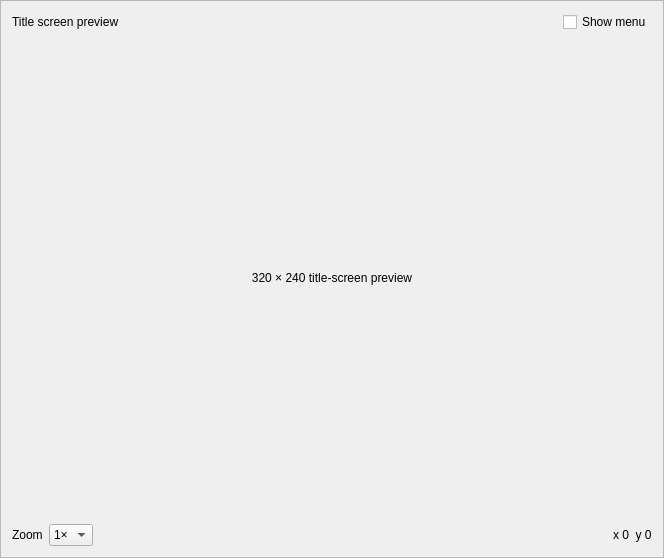
        <widget class="QFrame" name="titlePreviewPanel">
         <property name="frameShape">
          <enum>QFrame::Shape::StyledPanel</enum>
         </property>
         <layout class="QVBoxLayout" name="titlePreviewLayout" stretch="0,1,0">
          <item>
           <layout class="QHBoxLayout" name="titlePreviewHeader">
            <item>
             <widget class="QLabel" name="titlePreviewTitle">
              <property name="text">
               <string>Title screen preview</string>
              </property>
             </widget>
            </item>
            <item>
             <spacer name="titlePreviewHeaderSpacer">
              <property name="orientation">
               <enum>Qt::Orientation::Horizontal</enum>
              </property>
              <property name="sizeHint" stdset="0">
               <size>
                <width>20</width>
                <height>20</height>
               </size>
              </property>
             </spacer>
            </item>
            <item>
             <widget class="QCheckBox" name="titleWithMenuCheck">
              <property name="text">
               <string>Show menu</string>
              </property>
             </widget>
            </item>
           </layout>
          </item>
          <item>
           <widget class="QLabel" name="titlePreviewCanvas">
            <property name="minimumSize">
             <size>
              <width>640</width>
              <height>480</height>
             </size>
            </property>
            <property name="text">
             <string>320 × 240 title-screen preview</string>
            </property>
            <property name="alignment">
             <set>Qt::AlignmentFlag::AlignCenter</set>
            </property>
           </widget>
          </item>
          <item>
           <layout class="QHBoxLayout" name="titlePreviewTools">
            <item>
             <widget class="QLabel" name="titleZoomCaption">
              <property name="text">
               <string>Zoom</string>
              </property>
             </widget>
            </item>
            <item>
             <widget class="QComboBox" name="titleZoomCombo">
              <item>
               <property name="text">
                <string>1×</string>
               </property>
              </item>
              <item>
               <property name="text">
                <string>2×</string>
               </property>
              </item>
              <item>
               <property name="text">
                <string>3×</string>
               </property>
              </item>
              <item>
               <property name="text">
                <string>Fit</string>
               </property>
              </item>
             </widget>
            </item>
            <item>
             <spacer name="titlePreviewToolsSpacer">
              <property name="orientation">
               <enum>Qt::Orientation::Horizontal</enum>
              </property>
              <property name="sizeHint" stdset="0">
               <size>
                <width>20</width>
                <height>20</height>
               </size>
              </property>
             </spacer>
            </item>
            <item>
             <widget class="QLabel" name="titleCursorPositionLabel">
              <property name="text">
               <string>x 0  y 0</string>
              </property>
             </widget>
            </item>
           </layout>
          </item>
         </layout>
        </widget>
